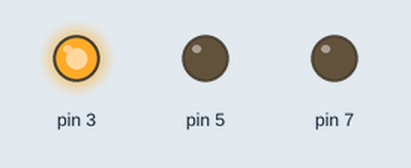
Recording of a sketch running on a simulated Arduino Uno, built with avr-gcc and run on an emulated ATmega328P. Shown: output pins drawn as LEDs (lit = HIGH).

Above: at 0.2 s.
At 1.2 s:
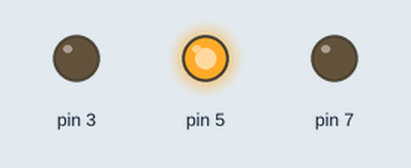
At 1.7 s:
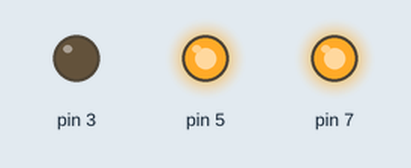
At 2.2 s:
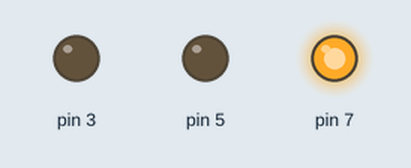
At 3.2 s:
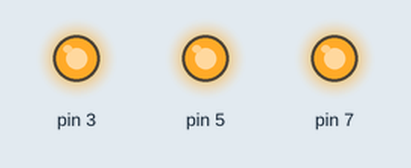
At 4.7 s:
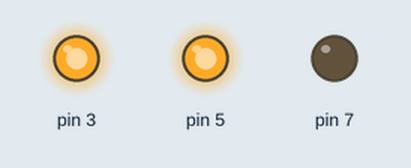
Timing chart, 0 to 5.2 s (numbered marks = the images above):
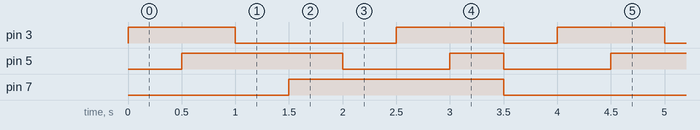

The sketch:

RGB.ino
```cpp
void setup() {
  // put your setup code here, to run once:
  pinMode(3, OUTPUT);
  pinMode(5, OUTPUT);
  pinMode(7, OUTPUT);
}

void loop() {
  // put your main code here, to run repeatedly:
  digitalWrite(3, HIGH);
  delay(500);
  digitalWrite(5, HIGH);
  delay(500);
  digitalWrite(3, LOW);
  delay(500);
  digitalWrite(7, HIGH);
  delay(500);
  digitalWrite(5, LOW);
  delay(500);
  digitalWrite(3, HIGH);
  delay(500);
  digitalWrite(5, HIGH);
  delay(500);
  digitalWrite(3, LOW);
  digitalWrite(5, LOW);
  digitalWrite(7, LOW);
  delay(500);
}
```

Measured:
- by itself, pin 3: repeats every 4.0 s: LOW 1.5 s, HIGH 1.0 s, LOW 0.50 s, HIGH 1.0 s
- by itself, pin 5: repeats every 4.0 s: LOW 1.0 s, HIGH 0.50 s, LOW 1.0 s, HIGH 1.5 s
- by itself, pin 7: alternates HIGH for 2.0 s and LOW for 2.0 s
